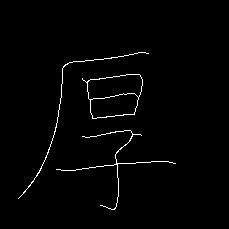
#> input picture ske_img3.png, 229 x 229 px
$ jupyter execute --allow-errors SIFT.ipynb   (shell and % lines are left out)
#> lines starting #> are read from the running program, lines starting #| are printed output that depends on the picture; after the words box and inside, x2 and y2 are one past the last pixel; in counts of white or black regions, pixels touching at a corner belong together
[cell 1]
import matplotlib.image as mpimg
#初始化
#!font_url = "https://www.twfont.com/chinese/font/Calligraphy.ttf"
# normal mono https://drive.google.com/uc?id=1eGAsTN1HBpJAkeVM57_C7ccp7hbgSz3_&export=download
#@!wget  -O "target.ttf" "https://www.twfont.com/chinese/font/Calligraphy.ttf"
#!pip install imutils, opencv
import numpy as np
import cv2
import matplotlib.pyplot as plt
import imutils
import os
import re
from PIL import Image, ImageDraw, ImageFont

directory = os.getcwd()
print("here is the project path")
print(directory)

DIR = directory+'\samples\mix'+"/"
DIR_Amateur = DIR+"\Amateur/"
DIR_profession = DIR+'\profession/'
DIR_kai = directory+'\samples\kai_\Amateur'+"/"

[cell 2]
import cv2

import matplotlib.pyplot as plt


# read images
#> (the rest of this cell did not finish here and is left out)

[cell 3]
import cv2

import matplotlib.pyplot as plt


#sift


#> (the rest of this cell did not finish here and is left out)

[cell 4]
import cv2

import matplotlib.pyplot as plt


#> (the rest of this cell did not finish here and is left out)

[cell 5]
## Find object by orb features matching

import numpy as np
import cv2
imgname = "single.png"          # query image (small object)
#> imgname = 'single.png'
imgname2 = "img1.png" # train image (large scene)

MIN_MATCH_COUNT = 4


## Create ORB object and BF object(using HAMMING)
orb = cv2.ORB_create()
img1 = cv2.imread(imgname)
img2 = cv2.imread(imgname2)

#img1 = mpimg.imread(DIR_Amateur+"Amateur_0008.jpg")
#img2 = mpimg.imread(DIR_profession+"profession (8).jpg")

#> (the rest of this cell did not finish here and is left out)

[cell 6]
import cv2 as cv
import numpy as np
from matplotlib import pyplot as plt
img_rgb = cv.imread('img1.png')
#> (the rest of this cell did not finish here and is left out)

[cell 7]
import numpy as np
import cv2 as cv
from matplotlib import pyplot as plt
img = cv.imread('ske_img3.png',0) # `<opencv_root>/samples/data/blox.jpg`
#> img: shape (229, 229); 1.4% white in thin lines or dots, all inside (x1, y1, x2, y2) = (18, 52, 176, 210)
# Initiate FAST object with default values
fast = cv.FastFeatureDetector_create()
# find and draw the keypoints
kp = fast.detect(img,None)
#> kp = 29 keypoints; strongest (x, y, size): (69, 62, 7), (66, 64, 7), (64, 65, 7), (62, 68, 7)
img2 = cv.drawKeypoints(img, kp, None, color=(255,0,0))
# Print all default params
print( "Threshold: {}".format(fast.getThreshold()) )
print( "nonmaxSuppression:{}".format(fast.getNonmaxSuppression()) )
print( "neighborhood: {}".format(fast.getType()) )
print( "Total Keypoints with nonmaxSuppression: {}".format(len(kp)) )
#| Total Keypoints with nonmaxSuppression: 29
#plt.figure(figsize = (200,10))


#plt.imshow(img2)

#cv.imwrite('fast_true.png', img2)
# Disable nonmaxSuppression
fast.setNonmaxSuppression(100000)
kp = fast.detect(img, None)
print( "Total Keypoints without nonmaxSuppression: {}".format(len(kp)) )
#| Total Keypoints without nonmaxSuppression: 29
img3 = cv.drawKeypoints(img, kp, None, color=(255,0,0))

#plt.figure(figsize = (200,10))


plt.imshow(img3)

[cell 8]
import numpy as np
import cv2
from matplotlib import pyplot as plt

def harris_corner_detection( f ):
    #print("aaa")
    g = cv2.cvtColor( f, cv2.COLOR_GRAY2BGR )
#> g is the input picture: shape (229, 229, 3); 1.4% white in thin lines or dots, all inside (x1, y1, x2, y2) = (18, 52, 176, 210)
    nr, nc = f.shape[:2]
#> nr = 229; nc = 229
    gray = np.float32( f )
    dst = cv2.cornerHarris( gray, 2, 3, 0.04 )
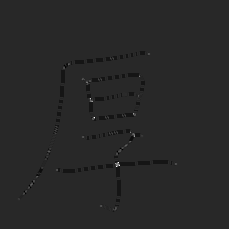
#> dst: shape (229, 229) float32; min -87372832, max 458335776, mean -870204.2; drawn with min black and max white
    dst = cv2.dilate(dst,None)

    ##########


    #print(dst)
    count = 0
    for x in range( nr ):
        for y in range( nc ):
            if dst[x,y] > 0.1 * dst.max():
                count+=1
                cv2.circle( g, (y,x), 5, [255,0,0], 2 )
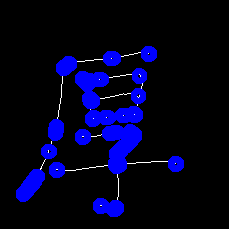
#> g: shape (229, 229, 3); 11.52% of pixels changed, all inside (x1, y1, x2, y2) = (16, 46, 184, 217)
#> after the loop, count = 691
    thresh = 0.01*dst.max()
#> thresh = 4583357.8


    #g[dst>thresh]=[0,255,0]
    print(count)
#| 691


        # Create list of thresholds:
    #thresh = [130, 110, 40]


    return g

def main( ):
    #img1 = cv2.imread(DIR_kai+"0_word_img (1231).jpg",0)
    img1 = cv2.imread( "ske_img3.png", 0 )

    img2 = harris_corner_detection( img1 )
    #plt.figure(figsize = (200,10))
    image_img1 = cv2.cvtColor(img1, cv2.COLOR_BGR2RGB)
    plt.imshow(image_img1 )
    #plt.figure(figsize = (200,10))
    plt.imshow(img2 )

main( )
#> figure, not shown here; B, G, R data is drawn as R, G, B

[cell 9]
import cv2
import numpy as np

# image path
fileName = "ske_img3.png"

# Reading an image in default mode:
inputImage = cv2.imread(fileName)
inputImageCopy = inputImage.copy()

# Convert to grayscale:
grayscaleImage = cv2.cvtColor(inputImage, cv2.COLOR_BGR2GRAY)

# Compute the skeleton:
skeleton = cv2.ximgproc.thinning(grayscaleImage, None, 1)

# Threshold the image so that white pixels get a value of 10 and
# black pixels a value of 0:
_, binaryImage = cv2.threshold(skeleton, 128, 10, cv2.THRESH_BINARY)

# Set the convolution kernel:
h = np.array([[1, 1, 1],
              [1, 10, 1],
              [1, 1, 1]])

# Convolve the image with the kernel:
imgFiltered = cv2.filter2D(binaryImage, -1, h)

[cell 10]
# Create list of thresholds:
thresh = [130, 110, 40]

# Prepare the final mask of points:
(height, width) = binaryImage.shape
#> height = 229; width = 229
pointsMask = np.zeros((height, width, 1), np.uint8)

# Perform convolution and create points mask:
for t in range(len(thresh)):
    # Get current threshold:
    currentThresh = thresh[t]
    # Locate the threshold in the filtered image:
    tempMat = np.where(imgFiltered == currentThresh, 255, 0)
    # Convert and shape the image to a uint8 height x width x channels
    # numpy array:
    tempMat = tempMat.astype(np.uint8)
    tempMat = tempMat.reshape(height,width,1)
    # Accumulate mask:
    pointsMask = cv2.bitwise_or(pointsMask, tempMat)
#> pointsMask: shape (229, 229); 0.07% white in thin lines or dots, all inside (x1, y1, x2, y2) = (18, 53, 176, 209)
cv2.imshow("Circles", pointsMask)
cv2.waitKey(0)
#> Out = 27

[cell 11]
# Set kernel (structuring element) size:
kernelSize = 3
# Set operation iterations:
opIterations = 4
# Get the structuring element:
morphKernel = cv2.getStructuringElement(cv2.MORPH_RECT, (kernelSize, kernelSize))
#> morphKernel = [[1, 1, 1], [1, 1, 1], [1, 1, 1]]
# Perform Dilate:
pointsMask = cv2.morphologyEx(pointsMask, cv2.MORPH_DILATE, morphKernel, None, None, opIterations, cv2.BORDER_REFLECT101)
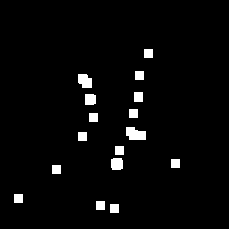
#> pointsMask: shape (229, 229); 3.1% white; 16 white regions

[cell 12]
# Look for the outer contours (no children):
contours, _ = cv2.findContours(pointsMask, cv2.RETR_EXTERNAL, cv2.CHAIN_APPROX_SIMPLE)
#> contours = 16 contours; largest, box (x1, y1, x2, y2) and area: (126, 127, 146, 140) 176, (78, 74, 92, 88) 137, (111, 158, 123, 170) 115, (85, 94, 96, 105) 97, (134, 92, 143, 102) 72

# Store the points here:
pointsList = []

# Loop through the contours:
for i, c in enumerate(contours):

    # Get the contours bounding rectangle:
    boundRect = cv2.boundingRect(c)

    # Get the centroid of the rectangle:
    cx = int(boundRect[0] + 0.5 * boundRect[2])
    cy = int(boundRect[1] + 0.5 * boundRect[3])

    # Store centroid into list:
    pointsList.append( (cx,cy) )

    # Set centroid circle and text:
    color = (0, 0, 255)
    cv2.circle(inputImageCopy, (cx, cy), 3, color, -1)
    font = cv2.FONT_HERSHEY_COMPLEX
    cv2.putText(inputImageCopy, str(i), (cx, cy), font, 0.5, (0, 255, 0), 1)
#> this loop made 16 passes
#> (c, boundRect, cx, cy) on passes 1, 2, 3, 4, 5, 7, 8, 10: ([[110, 204], [110, 212], [118, 212], [118, 204]], (110, 204, 9, 9), 114, 208), ([[96, 201], [96, 209], [104, 209], [104, 201]], (96, 201, 9, 9), 100, 205), ([[14, 194], [14, 202], [22, 202], [22, 194]], (14, 194, 9, 9), 18, 198), ([[52, 165], [52, 173], [60, 173], [60, 165]], (52, 165, 9, 9), 56, 169), ([[171, 159], [171, 167], [179, 167], [179, 159]], (171, 159, 9, 9), 175, 163), ([[115, 146], [115, 154], [123, 154], [123, 146]], (115, 146, 9, 9), 119, 150), ([[78, 132], [78, 140], [86, 140], [86, 132]], (78, 132, 9, 9), 82, 136), ([[89, 113], [89, 121], [97, 121], [97, 113]], (89, 113, 9, 9), 93, 117)
#> (boundRect, cx, cy) on passes 6, 9, 12, 14: ((111, 158, 12, 12), 117, 164), ((126, 127, 20, 13), 136, 133), ((85, 94, 11, 11), 90, 99), ((78, 74, 14, 14), 85, 81)
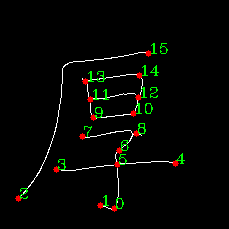
#> inputImageCopy: shape (229, 229, 3); 2.18% of pixels changed, all inside (x1, y1, x2, y2) = (15, 43, 185, 212)
#> after the loop, pointsList = [(114, 208), (100, 205), (18, 198), (56, 169), (175, 163), (117, 164), (119, 150), (82, 136), (136, 133), (93, 117), (133, 113), (90, 99), (138, 97), (85, 81), (139, 75), (148, 53)]

    # Show image:
plt.figure(figsize = (100,5))
image_inputImageCopy = cv2.cvtColor(inputImageCopy, cv2.COLOR_BGR2RGB)

plt.imshow(image_inputImageCopy)
cv2.imwrite("out.png", image_inputImageCopy)
#> Out = True

[cell 13]
import cv2
import numpy as np
fileName = "ske_img3.png"

# Load image, grayscale, Gaussian blur, Otsus threshold
image = cv2.imread(fileName)
gray = cv2.cvtColor(image, cv2.COLOR_BGR2GRAY)
blur = cv2.GaussianBlur(gray, (3,3), 0)
thresh = cv2.threshold(blur, 0, 255, cv2.THRESH_BINARY + cv2.THRESH_OTSU)[1]
#> thresh: shape (229, 229); 4.1% white; 3 white regions, box (x1, y1, x2, y2) and area: (56, 129, 176, 211) 817, (18, 51, 149, 199) 672, (81, 73, 144, 120) 668

# Find horizonal lines
horizontal_kernel = cv2.getStructuringElement(cv2.MORPH_RECT, (5,1))
#> horizontal_kernel = [[1, 1, 1, 1, 1]]
horizontal = cv2.morphologyEx(thresh, cv2.MORPH_OPEN, horizontal_kernel, iterations=1)
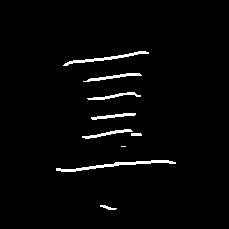
#> horizontal: shape (229, 229); 2.5% white; 9 white regions (1 under 20 px), largest, box (x1, y1, x2, y2) and area: (56, 160, 176, 172) 361, (63, 51, 149, 66) 254, (83, 73, 142, 82) 166

# Find vertical lines
vertical_kernel = cv2.getStructuringElement(cv2.MORPH_RECT, (1,5))
#> vertical_kernel = [1, 1, 1, 1, 1]
vertical = cv2.morphologyEx(thresh, cv2.MORPH_OPEN, vertical_kernel, iterations=1)
#> vertical: shape (229, 229); 1.5% white; 6 white regions (1 under 20 px), largest, box (x1, y1, x2, y2) and area: (33, 65, 64, 183) 356, (114, 151, 120, 210) 173, (86, 79, 94, 120) 122, (134, 74, 144, 116) 119, (129, 130, 133, 143) 30

# Find joint intersections then the centroid of each joint
joints = cv2.bitwise_and(horizontal, vertical)
#> joints: shape (229, 229); 0.13% white in thin lines or dots, all inside (x1, y1, x2, y2) = (63, 65, 142, 210)
cnts = cv2.findContours(joints, cv2.RETR_EXTERNAL, cv2.CHAIN_APPROX_SIMPLE)
#> cnts = 11 contours, all with area under 20
cnts = cnts[0] if len(cnts) == 2 else cnts[1]
for c in cnts:
    # Find centroid and draw center point
    x,y,w,h = cv2.boundingRect(c)
    centroid, coord, area = cv2.minAreaRect(c)
    cx, cy = int(centroid[0]), int(centroid[1])
    cv2.circle(image, (cx, cy), 5, (36,255,12), -1)
#> this loop made 11 passes
#> (c, x, y, w, h, centroid, coord, area) on passes 1, 2, 3, 4, 6, 7, 8: ([[115, 208], [115, 209], [116, 208]], 115, 208, 2, 2, (115.2, 208.3), (1.41, 0.707), -45), ([[115, 162], [115, 165], [118, 165], [118, 162]], 115, 162, 4, 4, (116.5, 163.5), (3, 3), -90), ([[131, 133], [131, 135], [132, 135], [132, 133]], 131, 133, 2, 3, (131.5, 134), (2, 1), -90), ([[131, 130], [131, 131], [132, 131]], 131, 130, 2, 2, (131.3, 130.8), (0.707, 1.41), -45), ([[134, 113], [134, 115], [135, 114], [135, 113]], 134, 113, 2, 3, (134.5, 114), (2, 1), -90), ([[87, 98], [88, 99], [91, 99], [91, 98]], 87, 98, 5, 2, (89, 98.5), (1, 4), -90), ([[137, 95], [137, 96], [140, 96], [140, 95]], 137, 95, 4, 2, (138.5, 95.5), (1, 3), -90)
#> (x, y, w, h, coord, area, cx, cy) on passes 5, 11: (91, 117, 3, 3, (2, 2), -90, 92, 118), (63, 65, 1, 1, (0, 0), -90, 63, 65)
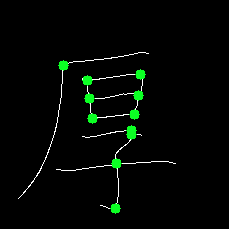
#> image: shape (229, 229, 3); 1.62% of pixels changed, all inside (x1, y1, x2, y2) = (58, 60, 146, 214)

# Find endpoints
corners = cv2.goodFeaturesToTrack(thresh, 5, 0.5, 10)
#> corners = [[100, 205], [56, 169], [175, 163], [82, 136], [148, 53]]
corners = np.int0(corners)
for corner in corners:
    x, y = corner.ravel()
    cv2.circle(image, (x, y), 5, (255,100,0), -1)
#> this loop made 5 passes
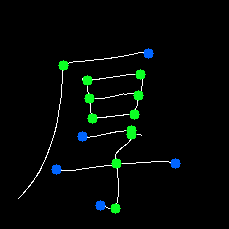
#> image: shape (229, 229, 3); 0.77% of pixels changed, all inside (x1, y1, x2, y2) = (51, 48, 181, 211)

thresh_img = cv2.cvtColor(thresh, cv2.COLOR_BGR2RGB)
joints_img = cv2.cvtColor(joints, cv2.COLOR_BGR2RGB)
horizontal_img = cv2.cvtColor(horizontal, cv2.COLOR_BGR2RGB)
vertical_img = cv2.cvtColor(vertical, cv2.COLOR_BGR2RGB)
image_img = cv2.cvtColor(image, cv2.COLOR_BGR2RGB)
plt.figure(figsize = (100,5))
plt.imshow(thresh_img)
plt.figure(figsize = (100,5))
plt.imshow(joints_img)
plt.figure(figsize = (100,5))
plt.imshow(horizontal_img)
plt.figure(figsize = (100,5))
plt.imshow(vertical_img)
plt.figure(figsize = (100,5))
plt.imshow(image_img)

[cell 14]
import cv2
import numpy as np
import imutils

img = cv2.imread("out3.png",0)
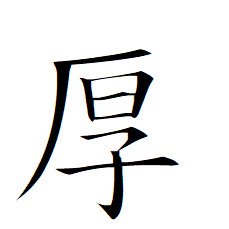
#> input picture out3.png, 229 x 229 px
#> img: shape (229, 229); min 0, max 255, mean 233.9


#img1 = cv2.imread(DIR_black+'/令.png', 0 )
thresh, img2 = cv2.threshold( img, 127, 255,
               cv2.THRESH_BINARY_INV + cv2.THRESH_OTSU )
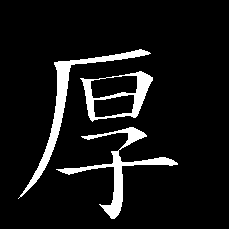
#> img2: shape (229, 229); 8.3% white; 3 white regions, box (x1, y1, x2, y2) and area: (18, 49, 151, 199) 1671, (56, 127, 178, 219) 1586, (80, 71, 153, 122) 1089
#> thresh = 131
print("example here:")
print( "Threshold =", thresh )
#| Threshold = 131.0
#cv2.imshow( "Original Image",  img2 )
#cv2.waitKey( 0 )

plt.figure("Correct")
plt.imshow(imutils.opencv2matplotlib(img2))
plt.show()

img2 = cv2.cvtColor(img2, cv2.IMREAD_GRAYSCALE)
#> img2: shape (229, 229, 4)


size = np.size(img)
#> size = 52441
skel = np.zeros(img.shape,np.uint8)
#img2 = cv2.imread("out2.png")
thinned = cv2.ximgproc.thinning(cv2.cvtColor(img2, cv2.COLOR_RGB2GRAY))

ret,img = cv2.threshold(img,127,255,cv2.THRESH_BINARY_INV + cv2.THRESH_OTSU)
#> ret = 131
element = cv2.getStructuringElement(cv2.MORPH_CROSS,(3,3))
#> element = [[0, 1, 0], [1, 1, 1], [0, 1, 0]]
done = False

while( not done):
    eroded = cv2.erode(img,element)
    temp = cv2.dilate(eroded,element)
    temp = cv2.subtract(img,temp)
    skel = cv2.bitwise_or(skel,temp)
    img = eroded.copy()

    zeros = size - cv2.countNonZero(img)
    if zeros==size:
        done = True
#> this loop made 8 passes
#> zeros on passes 1 to 8: 49477, 50613, 51422, 51993, 52273, 52395, 52434, 52441
#> eroded: shape (229, 229); every value is 0
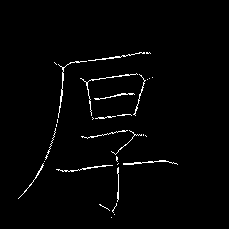
#> skel: shape (229, 229); 1.8% white in thin lines or dots, all inside (x1, y1, x2, y2) = (18, 52, 178, 218)


plt.figure(figsize = (200,10))
cv2.imwrite("ske_img3.png",thinned)
thinned = cv2.cvtColor(thinned, cv2.COLOR_BGR2RGB)
plt.imshow(thinned)

plt.figure(figsize = (200,10))
skel = cv2.cvtColor(skel, cv2.COLOR_BGR2RGB)
plt.imshow(skel)
